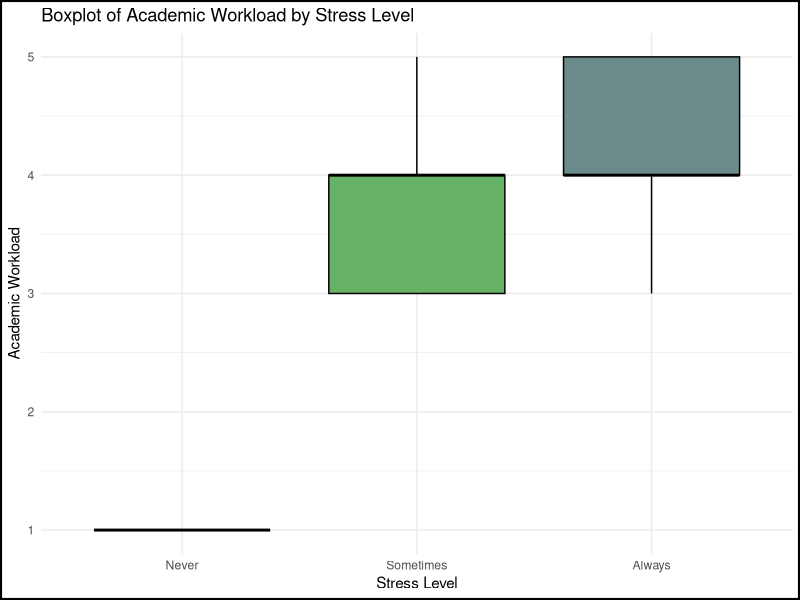
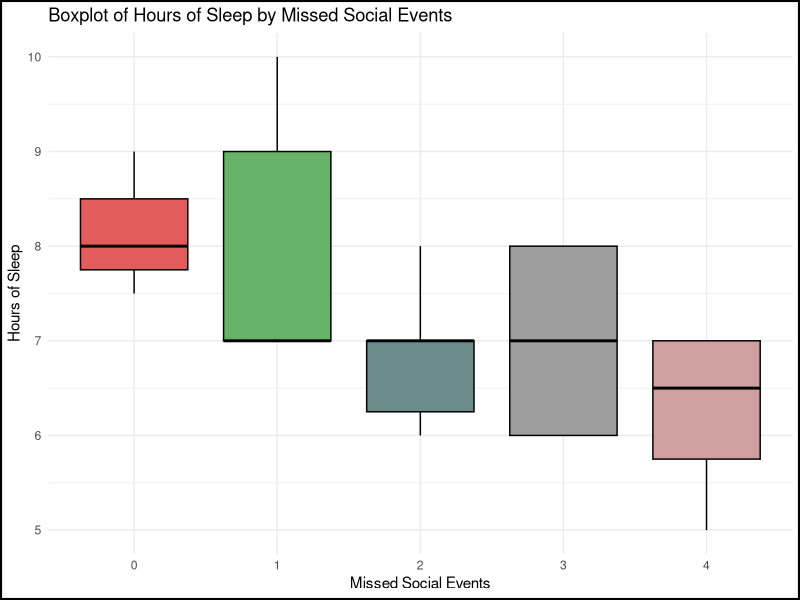
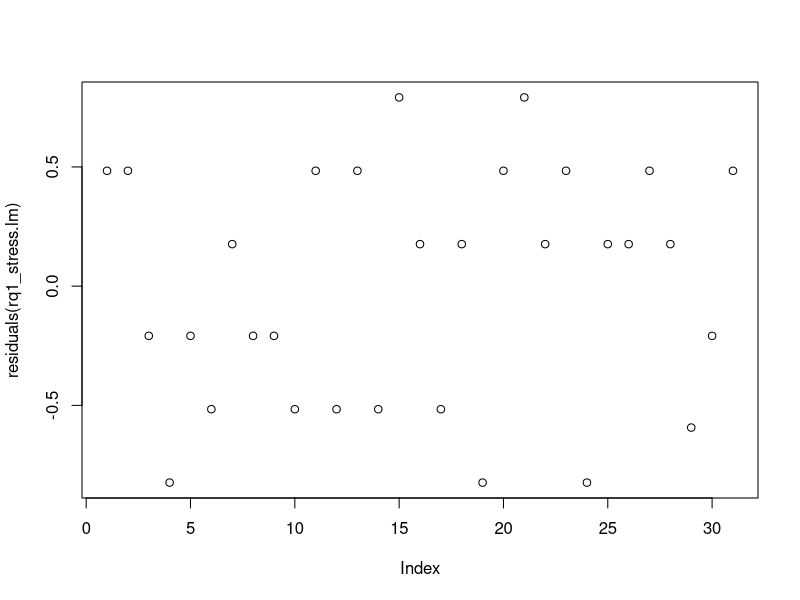

Write the R code that produced these figures, in order. (Note: this script raises an error after producing the figures.)
my_data <- read.csv("STA304 Group Project Dataset.csv", header=TRUE, sep=',')
# Datapreprocessing
# Remove column 'X'
data_cleaned <- my_data[,!(names(my_data)=="X")]
# Remove fake responses on row 3 and 12
data_cleaned <- data_cleaned[-c(3, 12),]
data_cleaned

# Calculating sample size
N = 200
B = .25
D = (B^2)/4
sigma = sd(data_cleaned$academic_workload)
n = ceiling((N * sigma^2) / ((N-1) * D + sigma^2))
n

my_data <- read.csv("STA304 Group Project Dataset.csv", header=TRUE, sep=',')
# Datapreprocessing
# Remove column 'X'
data_cleaned <- my_data[,!(names(my_data)=="X")]
# Remove fake responses on row 3 and 12
data_cleaned <- data_cleaned[-c(3, 12),]
data_cleaned

N = 200
B = .29
D = (B^2)/4
sigma = sd(data_cleaned$academic_workload)
n = ceiling((N * sigma^2) / ((N-1) * D + sigma^2))
n

# Select a random sample of n rows
set.seed(1)
random_indices <- sample(1:nrow(data_cleaned), n)
sample_data <- data_cleaned[random_indices, ]
sample_data

#####Simple and Multiple Linear Regressions#####

# Research Question 1 - Simple Linear Regression
sample_data$stress_numeric <- as.numeric(factor(sample_data$stress, levels = c("Never", "Sometimes", "Always")))
rq1_stress.lm = lm(stress_numeric ~ academic_workload, data = sample_data)
summary(rq1_stress.lm)


# Assumptions for Research Question 1 - Simple Linear Regression
png("residuals_rq1.png", width = 800, height = 600)
# Plot code goes here, for example:
plot(residuals(rq1_stress.lm))
dev.off()
# Research Question 1 - Boxplot
options(warn = -1)
library(ggplot2)
library(grid)

sample_data$stress <- factor(sample_data$stress, levels = c("Never", "Sometimes", "Always"))
sample_data$stress_numeric <- as.numeric(factor(sample_data$stress, levels = c("Never", "Sometimes", "Always")))

boxplot_plot <- ggplot(sample_data, aes(x = factor(stress), y = academic_workload, fill = stress)) +
  geom_boxplot(color = "black") +
  scale_fill_manual(values = c("Never" = "#E25C5C", "Sometimes" = "#66B266", "Always" = "#6C8B8B")) +
  labs(title = "Boxplot of Academic Workload by Stress Level",
       x = "Stress Level",
       y = "Academic Workload") +
  theme_minimal() +
  theme(legend.position = "none")

print(boxplot_plot)
grid.rect(gp = gpar(fill = NA, col = "black", lwd = 4)) # lwd = thickness of border

# Save the plot as a PNG file
# ggsave("boxplot_academic_workload_by_stress.png", plot = boxplot_plot, width = 8, height = 6, dpi = 300)



# Research Question 2 - Multiple Linear Regression
rq2.lm = lm(hours_sleep ~ academic_workload + missed_social_events, data = sample_data)
summary(rq2.lm)
# Research Question 2 - Boxplot
boxplot_plot <- ggplot(sample_data, aes(x = factor(missed_social_events), y = hours_sleep, fill = factor(missed_social_events))) +
  geom_boxplot(color = "black") +
  scale_fill_manual(values = c("0" = "#E25C5C", "1" = "#66B266", "2" = "#6C8B8B", "3" = "#9E9E9E", "4" = "#D0A0A0")) +
  labs(title = "Boxplot of Hours of Sleep by Missed Social Events",
       x = "Missed Social Events",
       y = "Hours of Sleep") +
  theme_minimal() +
  theme(legend.position = "none")
  
print(boxplot_plot)
grid.rect(gp = gpar(fill = NA, col = "black", lwd = 4))

# Save the plot as a PNG file
# ggsave("boxplot_hours_sleep_by_missed_social_events.png", plot = boxplot_plot, width = 8, height = 6, dpi = 300)


{r}
# Assumptions for Research Question 2 - Multiple Linear Regression
png("residuals_rq2.png", width = 800, height = 600)
# Plot code goes here, for example:
plot(residuals(rq2_stress.lm))
dev.off()


# Assumptions for Research Question 2 - Multiple Linear Regression
png("qq_rq2.png", width = 800, height = 600)
# Plot code goes here, for example:
plot(rq2.lm, which=2)
dev.off()

# Assumptions for Research Question 2 - Multiple Linear Regression
library(car)
vif(rq2.lm)

# Research Question 3 - Multiple Linear Regression
rq3.lm <- lm(stress_numeric ~ missed_social_events + living_situation, data = sample_data)
summary(rq3.lm)

# Assumptions for Research Question 3 - Multiple Linear Regression
png("residuals_rq3.png", width = 800, height = 600)
# Plot code goes here, for example:
plot(residuals(rq3.lm))
dev.off()
# Research Question 3 - Boxplot
boxplot_plot <- ggplot(sample_data, aes(x = factor(missed_social_events), y = stress_numeric, fill = factor(missed_social_events))) +
  geom_boxplot(color = "black") +
  scale_fill_manual(values = c("0" = "#E25C5C", "1" = "#66B266", "2" = "#6C8B8B", "3" = "#9E9E9E", "4" = "#D0A0A0")) +
  labs(title = "Boxplot of Stress Level by Missed Social Events",
       x = "Missed Social Events",
       y = "Stress Level") +
  theme_minimal() +
  theme(legend.position = "none")

print(boxplot_plot)
grid.rect(gp = gpar(fill = NA, col = "black", lwd = 4))

# Save the plot as a PNG file
# ggsave("boxplot_missed_social_events_by_stress.png", plot = boxplot_plot, width = 8, height = 6, dpi = 300)


# Assumptions for Research Question 3 - Multiple Linear Regression
library(car)
vif(rq3.lm)


#####Kruskal-Wallis Test#####

# Kruskal-Wallis Test between stress and academic_workload

sample_data$stress_numeric <- as.numeric(factor(sample_data$stress, 
                                                levels = c("Never", "Sometimes", "Always")))
shapiro_result_workload <- shapiro.test(sample_data$academic_workload)
print(shapiro_result_workload)

kruskal_result_workload <- kruskal.test(stress_numeric ~ academic_workload, data = sample_data)
print(kruskal_result_workload)
tapply(sample_data$stress_numeric, sample_data$academic_workload, mean) #mean stress levels across different academic workload ratings

# Kruskal-Wallis Test between stress and hours_sleep
sample_data$stress_numeric <- as.numeric(factor(sample_data$stress, 
                                                levels = c("Never", "Sometimes", "Always")))

sample_data$sleep_category <- cut(sample_data$hours_sleep, 
                                  breaks = c(0, 6, 8, Inf),
                                  labels = c("less than 6 hours", "6-8 hours", "over 8 hours"),
                                  include.lowest = TRUE, right = FALSE)

shapiro_result_hours_sleep <- shapiro.test(sample_data$hours_sleep)
print(shapiro_result_hours_sleep)

kruskal_result_sleep <- kruskal.test(stress_numeric ~ sleep_category, data = sample_data)
print(kruskal_result_sleep)
tapply(sample_data$stress_numeric, sample_data$sleep_category, mean) #mean stress levels across different sleep catagories

# Kruskal-Wallis Test between stress and missed social events
sample_data$stress_numeric <- as.numeric(factor(sample_data$stress, 
                                                levels = c("Never", "Sometimes", "Always")))

shapiro_result_workload <- shapiro.test(sample_data$missed_social_events)
print(shapiro_result_workload)

kruskal_result_social <- kruskal.test(stress_numeric ~ missed_social_events, data = sample_data)
print(kruskal_result_social)

tapply(sample_data$stress_numeric, sample_data$missed_social_events, mean) #mean stress levels across different missed social events ratings

#####Chi Square Test#####

sample_data$workload <-as.numeric(factor(sample_data$academic_workload,levels =c(1,2,3,4,5)))

sample_data$anxiety_numeric <- as.numeric(factor(sample_data$anxiety,levels = c("Never", "Sometimes", "Always")))

sample_data$concentration_numeric <- as.numeric(factor(sample_data$concentration,levels = c("Never", "Sometimes", "Always")))

sample_data$living <- as.numeric(factor(sample_data$living_situation,
                                        levels = c("Living alone", "Living with family", "Living with roommates", "Living on campus")))

sample_data$time <-as.numeric(factor(sample_data$time_management,levels =c(0,1,2,3,4)))

sample_data$finances <-as.numeric(factor(sample_data$financial_problems,levels =c(0,1,2,3,4)))

sample_data$socials <-as.numeric(factor(sample_data$missed_social_events,levels =c(0,1,2,3,4)))

#Academic Workload vs Stress
new_table <- table(sample_data$workload, sample_data$stress_numeric)
chisq_result <- chisq.test(new_table)
print(chisq_result)

#Academic Workload vs Anxiety
new_table <- table(sample_data$workload, sample_data$anxiety_numeric)
chisq_result <- chisq.test(new_table)
print(chisq_result)

#Academic Workload vs Concentration
new_table <- table(sample_data$workload, sample_data$concentration_numeric)
chisq_result <- chisq.test(new_table)
print(chisq_result)

#Academic Workload vs Time
new_table <- table(sample_data$workload, sample_data$time)
chisq_result <- chisq.test(new_table)
print(chisq_result)

#Academic Workload vs Financials
new_table <- table(sample_data$workload, sample_data$finances)
chisq_result <- chisq.test(new_table)
print(chisq_result)

#Living Situation vs Stress
new_table <- table(sample_data$living, sample_data$stress_numeric)
chisq_result <- chisq.test(new_table)
print(chisq_result)

#Living Situation vs Anxiety
new_table <- table(sample_data$living, sample_data$anxiety_numeric)
chisq_result <- chisq.test(new_table)
print(chisq_result)

#Living Situation vs Concentration
new_table <- table(sample_data$living, sample_data$concentration_numeric)
chisq_result <- chisq.test(new_table)
print(chisq_result)

#Time Management vs Stress
new_table <- table(sample_data$time, sample_data$stress_numeric)
chisq_result <- chisq.test(new_table)
print(chisq_result)

#Time Management vs Anxiety
new_table <- table(sample_data$time, sample_data$anxiety_numeric)
chisq_result <- chisq.test(new_table)
print(chisq_result)

#Time Management vs Concentration
new_table <- table(sample_data$time, sample_data$concentration_numeric)
chisq_result <- chisq.test(new_table)
print(chisq_result)

#Financials vs Stress
new_table <- table(sample_data$finances, sample_data$stress_numeric)
chisq_result <- chisq.test(new_table)
print(chisq_result)

#Financials vs Anxiety
new_table <- table(sample_data$finances, sample_data$anxiety_numeric)
chisq_result <- chisq.test(new_table)
print(chisq_result)

#Financials vs Concentration
new_table <- table(sample_data$finances, sample_data$concentration_numeric)
chisq_result <- chisq.test(new_table)
print(chisq_result)
